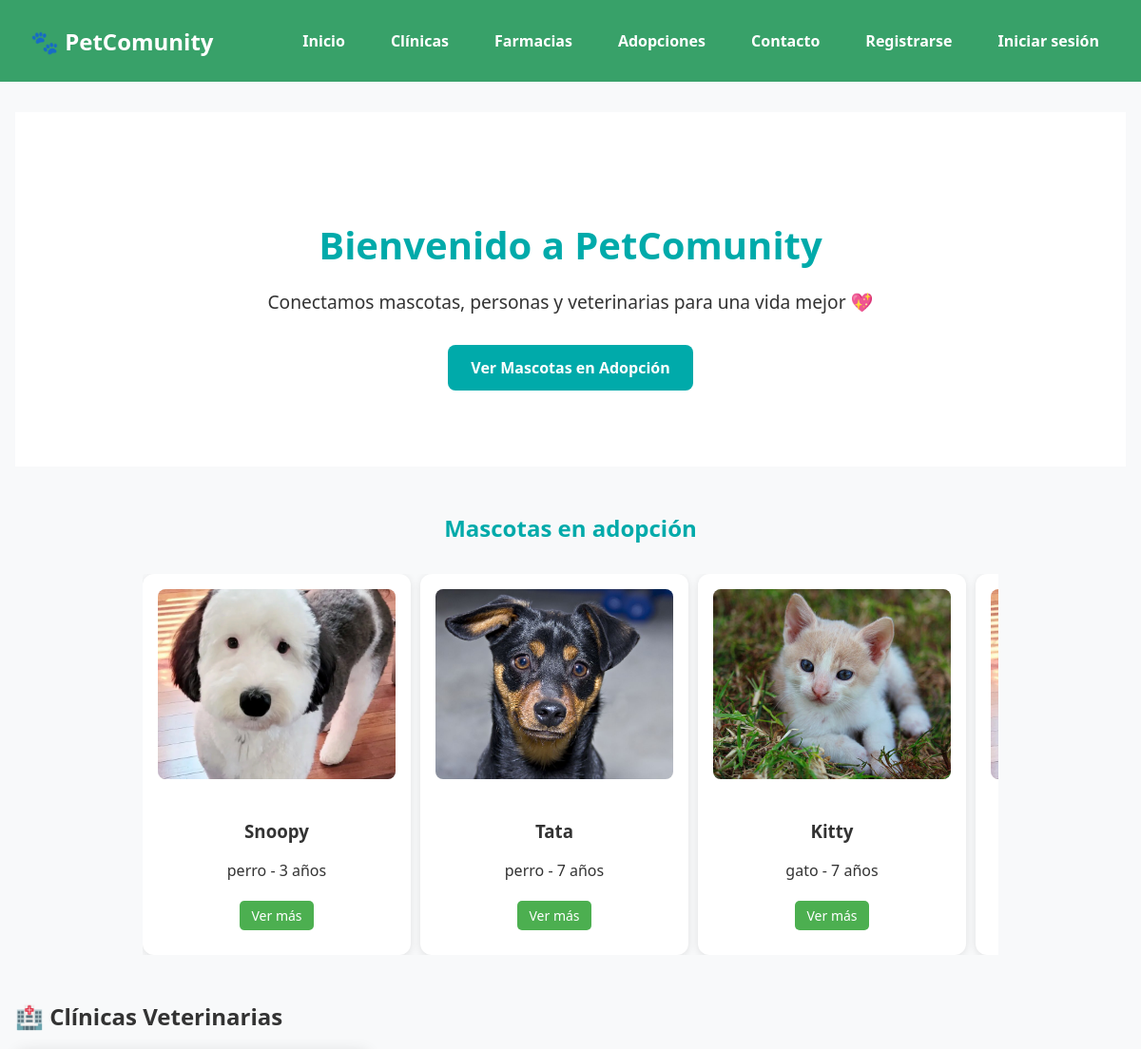
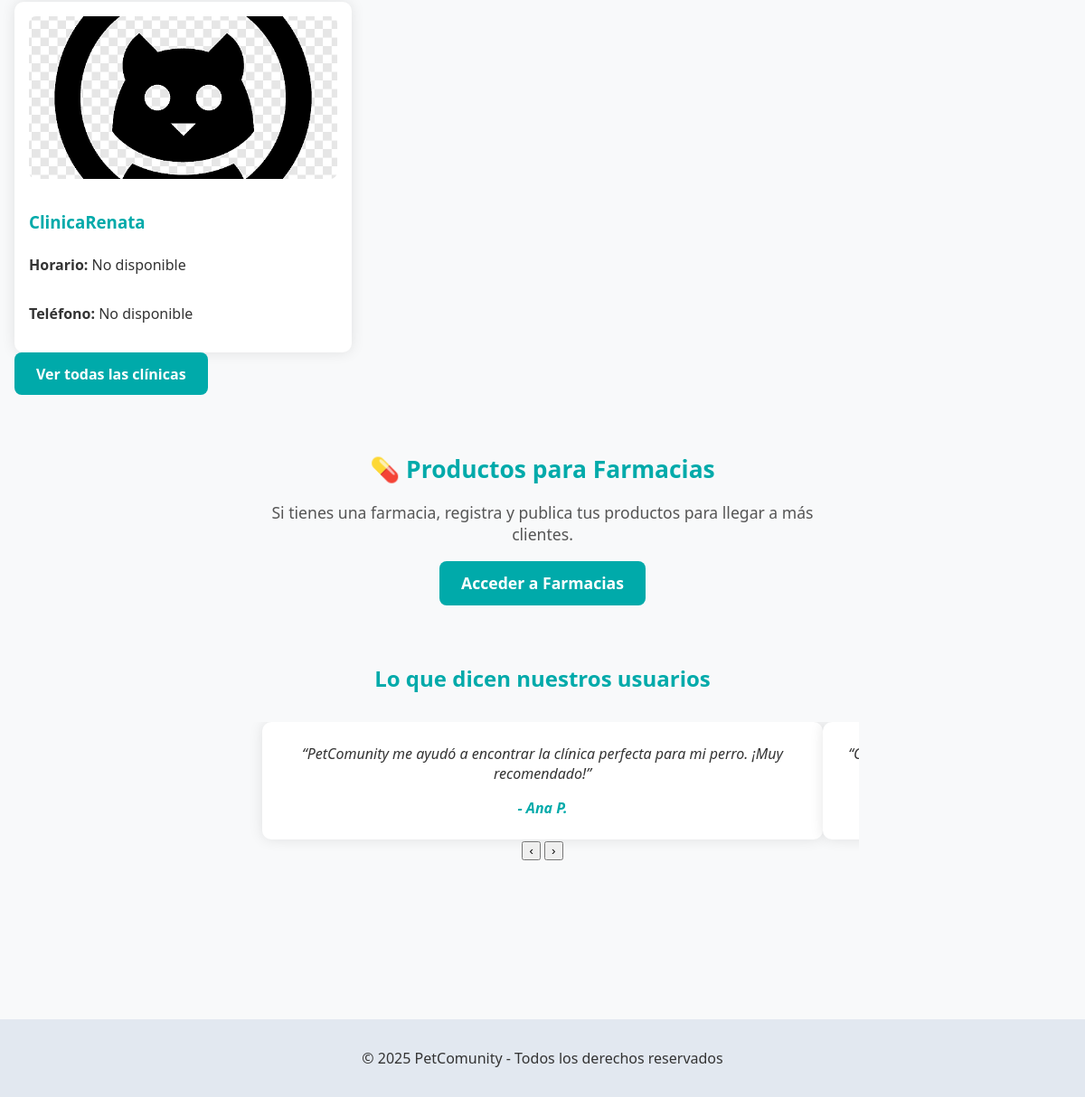
The page / on the database its author committed (2 pictures, top to bottom).
### adopciones/models.py (models this page shows, shortened)
class MascotaEnAdopcion(models.Model):
    ESPECIE_CHOICES = [
        ('perro', 'Canino'),
        ('gato', 'Felino'),
        ('otro', 'Otro'),
    ]
    nombre = models.CharField(max_length=100)
    edad = models.PositiveIntegerField()
    especie = models.CharField(max_length=20, choices=ESPECIE_CHOICES)
    descripcion = models.TextField()
    imagen = models.ImageField(upload_to='mascotas/', null=True, blank=True)
    fecha_publicacion = models.DateTimeField(auto_now_add=True)
    publicada_por = models.ForeignKey(User, on_delete=models.CASCADE)
    estado = models.CharField(max_length=20, choices=[('pendiente', 'Pendiente'), ('publicada', 'Publicada'), ('revisada', 'Revisada')], default='pendiente')

### accounts/models.py (models this page shows, shortened)
class Profile(models.Model):
    USER_TYPES = [
        ('cliente', 'Cliente'),
        ('clinica', 'Clínica'),
        ('farmacia', 'Farmacia'),
    ]
    user = models.OneToOneField(User, on_delete=models.CASCADE)
    tipo = models.CharField(max_length=10, choices=USER_TYPES)
    imagen = models.ImageField(
        upload_to='perfiles/',
        default='perfiles/default.png',
        blank=True,
        null=True
    )

### core/views.py (the view)
# urls.py: path('', views.home, name='home'),
def home(request):
    mascotas_clinica = MascotaEnAdopcion.objects.filter(
        publicada_por__profile__tipo='clinica',
        estado='publicada'
    )
    clinicas = User.objects.filter(profile__tipo='clinica')
    return render(request, 'home.html', {
        'mascotas_clinica': mascotas_clinica,
        'clinicas': clinicas,  # <- ESTO es lo que te faltaba
    })

### core/templates/home.html (shortened to what this page needs)
{% extends "base.html" %}
{% load static %}
{% block extra_css %}
<link rel="stylesheet" href="{% static 'css/home.css' %}">
<link rel="stylesheet" href="{% static 'css/clinicas.css' %}">
{% endblock %}
{% block content %}
<section class="hero">
    <h1>Bienvenido a PetComunity</h1>
    <p>Conectamos mascotas, personas y veterinarias para una vida mejor 💖</p>
    <a href="{% url 'adopciones' %}" class="btn">Ver Mascotas en Adopción</a>
</section>
<section class="destacados">
    <h2>Mascotas en adopción</h2>
    <div id="carrusel" class="carousel-container">
      <div class="carousel">
        {% for mascota in mascotas_clinica %}
      <div class="carousel-item">
        <img src="{{ mascota.imagen.url }}" alt="{{ mascota.nombre }}">
        <div class="info">
          <h3>{{ mascota.nombre }}</h3>
          <p>{{ mascota.especie }} - {{ mascota.edad }} años</p>
          <a href="{% url 'detalle_mascota' mascota.id %}" class="btn-ver">Ver más</a>
        </div>
      </div>
    {% endfor %}
    {% for mascota in mascotas_clinica %}
      <div class="carousel-item">
        <img src="{{ mascota.imagen.url }}" alt="{{ mascota.nombre }}">
        <div class="info">
        </div>
      </div>
    {% endfor %}
      </div>
    </div>
</section>
<section class="clinicas-home">
    <h2>🏥 Clínicas Veterinarias</h2>
    <div class="cards-container clinicas-container">
        {% if clinicas %}
            {% for clinica in clinicas %}
                <div class="card clinica-card">
                    {% if clinica.profile.imagen %}
                        <img src="{{ clinica.profile.imagen.url }}" alt="{{ clinica.username }}">
                    {% else %}
                        <img src="{% static 'img/default_clinica.jpg' %}" alt="Imagen por defecto">
                    {% endif %}
                    <h3>{{ clinica.username }}</h3>
                    <p><strong>Horario:</strong> {{ clinica.profile.horario|default:"No disponible" }}</p>
                    <p><strong>Teléfono:</strong> {{ clinica.profile.telefono|default:"No disponible" }}</p>
                </div>
            {% endfor %}
        {% else %}
            <p>No hay clínicas registradas aún.</p>
        {% endif %}
    </div>
    <div class="btn-container">
        <a href="{% url 'clinicas' %}" class="btn">Ver todas las clínicas</a>
    </div>
</section>
<section class="farmacias-home">
    <h2>💊 Productos para Farmacias</h2>
    <p>Si tienes una farmacia, registra y publica tus productos para llegar a más clientes.</p>
    <div class="btn-container">
        <a href="{% url 'farmacias' %}" class="btn">Acceder a Farmacias</a>
    </div>
</section>
<section class="testimonios-home">
  <h2>Lo que dicen nuestros usuarios</h2>
  <div class="testimonios-container">
    <div class="testimonios-slider" id="testimoniosSlider">
      <div class="testimonial">
        “PetComunity me ayudó a encontrar la clínica perfecta para mi perro. ¡Muy recomendado!”
        <span>- Ana P.</span>
      </div>
      <div class="testimonial">
        “Gracias a esta plataforma adopté a Pelusa, y ahora tenemos una familia feliz.”
        <span>- Alejandro G.</span>
      </div>
    </div>
    <button class="carousel-btn prev" onclick="moveSlide(-1)">‹</button>
    <button class="carousel-btn next" onclick="moveSlide(1)">›</button>
  </div>
</section>
{% endblock %}

### core/static/css/style.css (style rules this page uses)
body { margin: 0; font-family: 'Segoe UI', sans-serif; background-color: #f8f9fa; color: #333; }
.btn { background-color: #0AA; color: white; padding: 0.8rem 1.5rem; border-radius: 8px; text-decoration: none; font-weight: 600; transition: background-color 0.3s; display: inline-block; }

### core/static/css/home.css (style rules this page uses)
.hero { text-align: center; padding: 5rem 2rem; background-color: white; }
.hero h1 { font-size: 2.5rem; margin-bottom: 1rem; color: #0AA; }
.hero p { font-size: 1.2rem; margin-bottom: 2rem; }
.destacados { max-width: 900px; margin: 3rem auto; padding: 0 1rem; text-align: center; }
.destacados h2 { color: #0AA; margin-bottom: 2rem; }
.farmacias-home { max-width: 600px; margin: 4rem auto; padding: 0 1rem; text-align: center; font-size: 1.1rem; color: #555; }
.farmacias-home h2 { color: #0AA; margin-bottom: 1rem; }
.testimonios-home { max-width: 700px; margin: 4rem auto 6rem; padding: 0 1rem; text-align: center; }
.testimonios-home h2 { color: #0AA; margin-bottom: 2rem; }
.testimonios-container { position: relative; max-width: 700px; margin: 0 auto; overflow: hidden; padding: 0 40px; }
.testimonios-slider { display: flex; transition: transform 0.5s ease-in-out; }
.testimonial { min-width: 100%; box-sizing: border-box; padding: 1.5rem; background: white; border-radius: 10px; box-shadow: 0 0 15px rgba(0,0,0,0.1); font-style: italic; color: #333; text-align: center; }
.testimonial span { display: block; margin-top: 1rem; font-weight: 600; color: #0AA; }
.carousel-container { width: 100%; overflow: hidden; position: relative; }
.carousel { display: flex; width: max-content; animation: scrollCarousel 20s linear infinite; }
.carousel-item { flex: 0 0 auto; scroll-snap-align: start; background-color: #fff; border-radius: 12px; box-shadow: 0 2px 8px rgba(0,0,0,0.1); text-align: center; width: 250px; padding: 1rem; margin-right: 10px; }
.carousel-item img { width: 250px; height: 200px; object-fit: cover; border-radius: 8px; }
.carousel-item .info { margin-top: 0.5rem; }
.btn-ver { display: inline-block; margin-top: 0.5rem; background-color: #59a96a; color: white; padding: 6px 12px; border-radius: 6px; text-decoration: none; font-size: 14px; }
.carousel-item .info { padding: 10px; }
.btn-ver { display: inline-block; margin-top: 5px; background-color: #4caf50; color: white; padding: 6px 12px; border-radius: 5px; text-decoration: none; }

### core/static/css/clinicas.css (style rules this page uses)
h1 { text-align: center; color: #0AA; margin: 2rem 0 1rem; }
.cards-container { display: grid; grid-template-columns: repeat(auto-fill, minmax(280px, 1fr)); gap: 1.5rem; }
.card { background-color: white; border-radius: 10px; box-shadow: 0 0 15px rgba(0, 0, 0, 0.1); overflow: hidden; padding: 1rem; display: flex; flex-direction: column; }
.card img { width: 100%; height: 180px; object-fit: cover; border-radius: 8px; margin-bottom: 1rem; }
.card h3 { color: #0AA; margin-bottom: 0.5rem; }

### rows shown on the page
MascotaEnAdopcion: imagen (picture), nombre "Snoopy", especie "perro", edad "3"
MascotaEnAdopcion: imagen (picture), nombre "Tata", especie "perro", edad "7"
MascotaEnAdopcion: imagen (picture), nombre "Kitty", especie "gato", edad "7"

### other values the page prints
{{ clinica.username }} "ClinicaRenata"
{{ clinica.profile.horario|default:"No disponible" }} "No disponible"
{{ clinica.profile.telefono|default:"No disponible" }} "No disponible"
